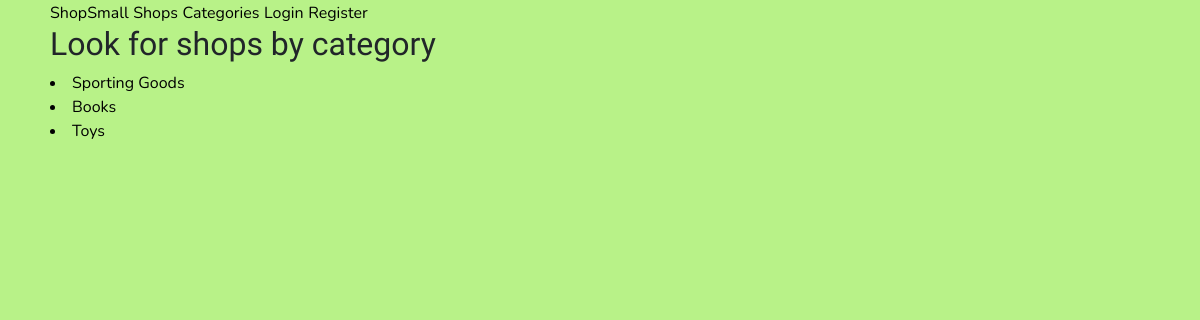
/categories, run on an earlier commit of the app's database.
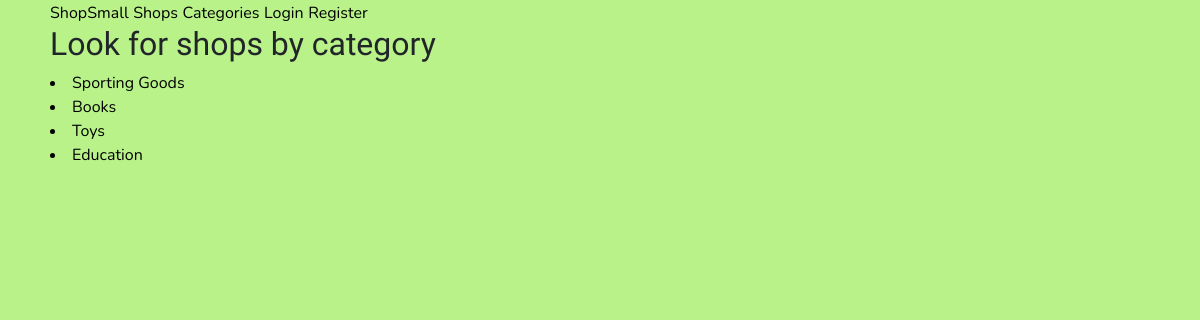
And on a later commit of the database.
### app/models.py (models this page shows, shortened)
class Category(db.Model):
    id = db.Column(db.Integer, primary_key=True)
    name = db.Column(db.String(128))
    business= db.relationship("Business", backref= "Business", lazy= "dynamic")

### app/routes.py (the view)
@app.route('/categories')
def categories():
    categories = Category.query.all()
    category = {'name': categories}
    my_categories = []
    for category in categories:
        my_categories.append(category)
    return render_template('categories.html', categories=categories, category=category, my_categories=my_categories)

### app/templates/categories.html (shortened to what this page needs)
<!doctype html>
<html>
{% extends "base.html" %}
{% block content %}
    <h2>Look for shops by category</h2>
    {% for category in my_categories %}
        <li><a href="{{ url_for('category', name= category.name)}}">{{ category.name}}</a></li>
    {% endfor %}
{% endblock %}

### app/templates/base.html (shortened to what this page needs)
<!doctype html>
<html>
<head>
    <link rel="stylesheet" href="https://cdn.jsdelivr.net/npm/bootstrap@4.5.3/dist/css/bootstrap.min.css">
    <link rel="stylesheet" type="text/css" href="../static/style.css">
</head>
<body>
<div>
    <a href = "{{ url_for('index')}}">ShopSmall</a>
    <a href = "{{url_for('shops')}}">Shops</a>
    <a href = "{{ url_for('categories')}}">Categories</a>
    {% if current_user.is_anonymous %}
       <a href = "{{ url_for('login') }}">Login</a>
       <a href = "{{ url_for('register')}}">Register</a>
    {% else %}
       <a href = "{{ url_for('add_business')}}">Add New Business</a>
       <a href = "{{ url_for('review') }}">Leave a Review</a>
        <a href="{{ url_for('profile') }}">My Profile</a>
        <a href="{{ url_for('logout') }}">Logout</a>
    {% endif %}
</div>
    {% block content %}{% endblock %}
</body>
</html>

### app/static/style.css (style rules this page uses)
h1, h2, h3, h4, h5, h6 { font-family: "Fuzzy Bubbles", cursive; }
p, ul, li { font-family: 'Nunito', sans-serif; color: black; }
a, a.hover { font-family: 'Nunito', sans-serif; color: black; text-decoration: none; }
body { background-color: #B8F288; margin-left: 50px; }

What changed in the data, as far as the page shows it:
added Category: name "Education"
